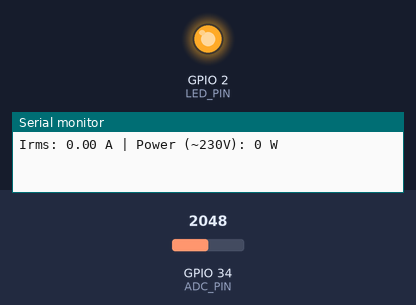
Bench run of a program on a simulated ESP32. On the bench: output pins drawn as LEDs (lit = HIGH), the last lines printed to the serial monitor. Inputs (shaded band) come from the test bench; at power-on: GPIO 34 (ADC_PIN) = 2048 (analog values on the 0–4095 scale).

Above: at 1.2 s.
At 6.3 s:
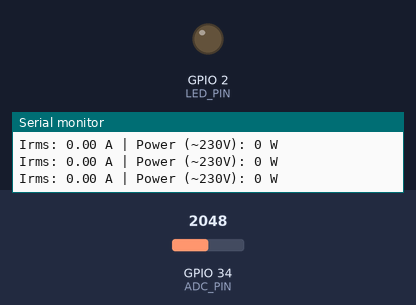
Timing chart, 0 to 8.0 s (numbered marks = the images above):
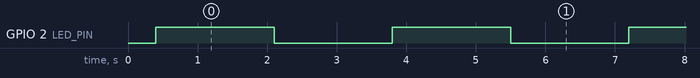

Measured:
- by itself, GPIO 2 (LED_PIN): alternates HIGH for 1.7 s and LOW for 1.7 s

The program:

main.cpp
```cpp
#include <Arduino.h>
#include "enow.h"

#define ADC_PIN 34                 // Ваш пин подключения (GPIO 34)
#define LED_PIN 2                  //
#define ADC_BITS 12                // 12 бит разрешения АЦП ESP32
#define ADC_COUNTS (1 << ADC_BITS) // 4096

// --- НАСТРОЙКА ФИЛЬТРА И ШУМА ---
// Установите это значение чуть ВЫШЕ вашего фантомного тока.
// Если в покое показывает 1.0А, поставьте отсечку на 1.15А.
const float NOISE_THRESHOLD = 0.15;

// Калибровочный коэффициент (начните с теоретического 15.0 для SCT-013-015)
float CALIBRATION_FACTOR = 15.0;

void setup()
{
  Serial.begin(115200);
  pinMode(LED_PIN, OUTPUT);
  analogRead(ADC_PIN);
  analogReadResolution(ADC_BITS);

  // Принудительно настраиваем аттенюатор на диапазон до ~3.1-3.3В
  analogSetPinAttenuation(ADC_PIN, ADC_11db);
  esp_now_setup();
}

void loop()
{
  unsigned long start_time = millis();

  long sample_count = 0;
  float sq_current_sum = 0;

  // Переменные для фильтра постоянной составляющей (убираем 1.65В)
  float filtered_sample = 0;
  float last_filtered_sample = 0;
  float sample = analogRead(ADC_PIN);
  float last_sample = sample;

  // Измеряем сигнал в течение ровно 200 миллисекунд (10 полных периодов сети 50 Гц)
  while ((millis() - start_time) < 200)
  {
    last_sample = sample;
    sample = analogRead(ADC_PIN);
    sample_count++;

    // Цифровой фильтр высоких частот (ФВЧ)
    // Он «срезает» постоянные 1.65В и оставляет только чистую синусоиду шума или тока
    filtered_sample = 0.996 * (last_filtered_sample + sample - last_sample);

    // Суммируем квадраты мгновенных значений
    sq_current_sum += (filtered_sample * filtered_sample);

    last_filtered_sample = filtered_sample;
    delayMicroseconds(100); // Небольшая пауза для стабилизации АЦП
  }

  // Считаем среднеквадратичное значение АЦП
  float rms_adc = sqrt(sq_current_sum / sample_count);

  // Переводим попугаи АЦП в Амперы
  float Irms = rms_adc * (3.3 / ADC_COUNTS) * CALIBRATION_FACTOR;

  // --- МАГИЯ ОТСЕЧКИ ФАНТОМНОГО ТОКА ---
  if (Irms < NOISE_THRESHOLD)
  {
    Irms = 0.0;
  }

  // Вывод данных
  Serial.print("Irms: ");
  Serial.print(Irms, 2);
  Serial.print(" A | Power (~230V): ");
  Serial.print(Irms * 230.0, 0);
  Serial.println(" W");

  digitalWrite(LED_PIN, !digitalRead(LED_PIN));
  // Serial.println(analogRead(34));
  send_k_command(Irms);
  delay(1500);
}
```

enow.h
```cpp
#ifndef MY_DATA_H
#define MY_DATA_H

typedef struct __attribute__((packed))
{
    int32_t relay;   // номер реле (255 = установка K)(254 = сила тока)
    uint8_t state;   // вкл/выкл
    float k_value; // коэффициент K (используется при relay == 255) или сила тока при relay = 254
} struct_command;

void esp_now_setup();
void send_k_command(float k);

#endif // MY_DATA_H
```

enow.cpp
```cpp
#include <esp_now.h>
#include <WiFi.h>
#include <esp_wifi.h>
#include "enow.h"

// --- Константы ---
//static const uint8_t CONTROLLER_ADDRESS[] = {0xac, 0xa7, 0x04, 0xea, 0x07, 0x80};// test ac:a7:04:ea:07:80
static const uint8_t CONTROLLER_ADDRESS[] = {0x98, 0x88, 0xe0, 0x04, 0xe2, 0x48};
static esp_now_peer_info_t peerInfo;

/**
 * Отправляет значение силы тока на контроллер через ESP-NOW.
 *
 * @param i Значение силы тока.
 */
void send_k_command(float i)
{
    struct_command myData;
    myData.relay = 254;       // спец. значение = сила тока
    myData.state = false;     // не используется
    myData.k_value = i;
    esp_err_t result = esp_now_send(CONTROLLER_ADDRESS, (uint8_t *)&myData, sizeof(myData));

    if (result != ESP_OK)
    {
        Serial.printf("Send K error: 0x%02X\n", result);
    }
}

/**
 * Выполняет начальную настройку ESP-NOW и WiFi.
 * Устанавливает режим STA, фиксирует канал и регистрирует коллбэки.
 */
void esp_now_setup()
{
    // Минимальная инициализация - без disconnect
    WiFi.mode(WIFI_STA);
    delay(200);

    uint8_t newMACAddress[] = {0x68, 0x25, 0xdd, 0xfd, 0x24, 0x94}; // pump sensor 68:25:dd:fd:24:94
    esp_wifi_set_mac(WIFI_IF_STA, &newMACAddress[0]);

    // Установим канал 1 явно до инициализации ESP-NOW
    esp_wifi_set_channel(1, WIFI_SECOND_CHAN_NONE);

    // esp_wifi_set_ps(WIFI_PS_NONE);
    // esp_wifi_set_protocol(WIFI_IF_STA, WIFI_PROTOCOL_11B | WIFI_PROTOCOL_11G | WIFI_PROTOCOL_11N);

    esp_err_t err = esp_now_init();
    if (err != ESP_OK)
        return;


    memcpy(peerInfo.peer_addr, CONTROLLER_ADDRESS, 6);
    peerInfo.channel = 1;
    peerInfo.encrypt = false;

    esp_now_add_peer(&peerInfo);
}
```
